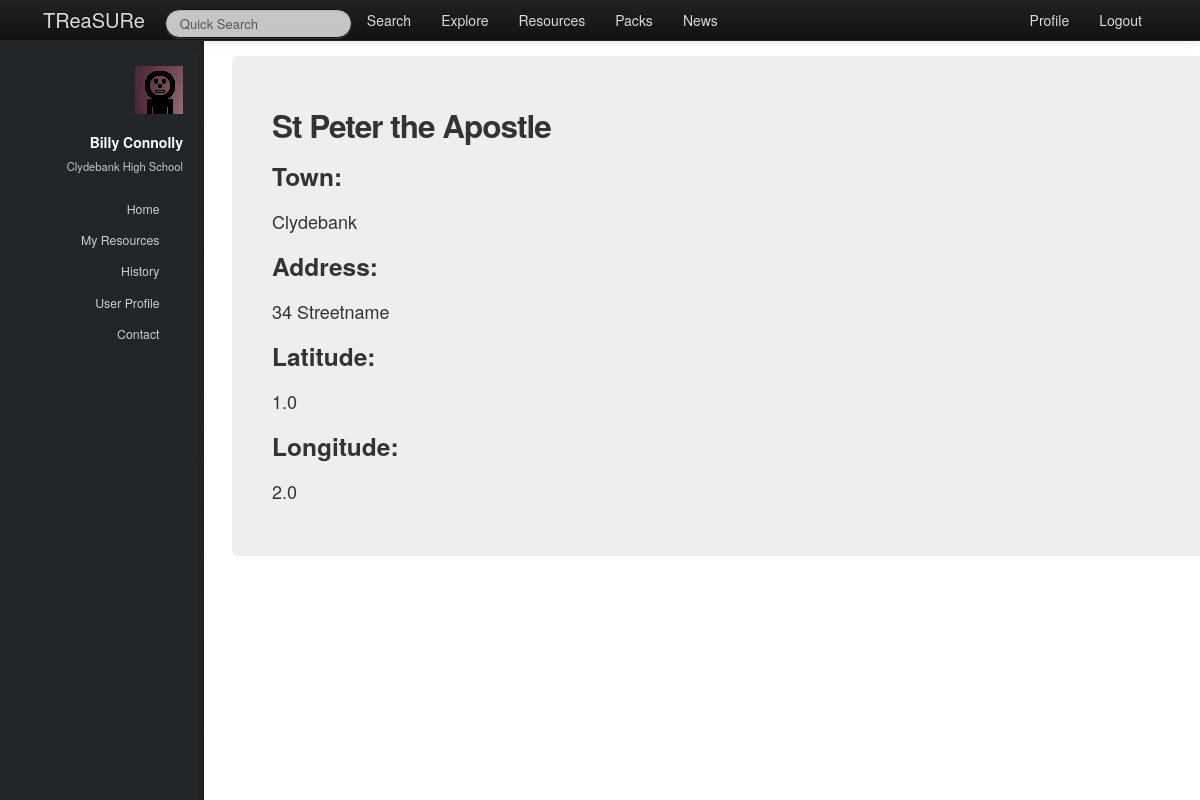
The app's page /treasure/school/2/ (signed in) with its own data.
### treasure/models.py (models this page shows, shortened)
class Teacher(models.Model):
    user = models.OneToOneField(User)
    firstname = models.CharField(max_length=128)
    surname = models.CharField(max_length=128)
    school = models.ForeignKey(School, null=True)
    hubs = models.ManyToManyField(Hub, null=True)

class School(models.Model):
    name = models.CharField(max_length=128)
    town = models.CharField(max_length=128)
    address = models.TextField()
    latitude = models.FloatField()
    longitude = models.FloatField()
    def __unicode__(self):
        return self.name

### treasure/views.py (the view)
# urls.py: url(r'^school/(?P<school_id>\w+)/$', views.school_view, name='school_view'),
@login_required
def school_view(request, school_id):
    context = RequestContext(request)
    context_dict = sidebar(request)
    try:
        this_school = School.objects.get(id=school_id)
        context_dict['school_name'] = this_school.name
        context_dict['town'] = this_school.town
        context_dict['address'] = this_school.address
        context_dict['lat'] = this_school.latitude
        context_dict['lon'] = this_school.longitude
        context_dict['school'] = this_school
    except School.DoesNotExist:
        pass
    return render_to_response('treasure/school.html', context_dict, context)

### treasure/views.py (called while the page is built)
def sidebar(request):
    context_dict = {}
    try:
        userid = request.user.id
        teacher = Teacher.objects.get(user = userid)
        context_dict['user_firstname'] = teacher.firstname
        context_dict['user_surname'] = teacher.surname
        context_dict['user_school'] = teacher.school
    except Teacher.DoesNotExist:
        context_dict['user_firstname'] = ""
        context_dict['user_surname'] = ""
        context_dict['school'] = ""
    return context_dict

### templates/treasure/school.html (shortened to what this page needs)
{% extends 'treasure/base.html' %}
{% load static %}
{% block body_block %}
<div class="hero-unit">
    <div class="row-fluid">
        {% if school %}
            <h2>{{ school_name }}</h2>
            <h3>Town:</h3>
            <p>{{ town }}</p>
            <h3>Address:</h3>
            <p>{{ address }}</p>
            <h3>Latitude:</h3>
            <p>{{ lat }}</p>
            <h3>Longitude:</h3>
            <p>{{ lon }}</p>
        {% else %}
            No school at this url.<br>
        {% endif %}
    </div>
</div>
{% endblock %}

### templates/treasure/base.html (shortened to what this page needs)
<!DOCTYPE html>
{% load static %}
<html>
    <head>
		<link rel="stylesheet" href="http://cdn.datatables.net/1.10.2/css/jquery.dataTables.min.css"></style>
        <link href="{% static 'css/bootstrap-fluid-adj.css' %}" rel="stylesheet">
        <link href="{% static 'sidebar/css/main.css' %}" rel="stylesheet">
        <link href="{% static 'css/bootstrap.min.css' %}" rel="stylesheet" media="screen">
        <link rel="stylesheet" href="http://getbootstrap.com/examples/sticky-footer-navbar/sticky-footer-navbar.css">
        <link href="{% static 'css/bootstrap-responsive.css' %}" rel="stylesheet">
        <link href="{% static 'css/treasure.css' %}" rel="stylesheet">
    </head>
    <body>
        <div class="navbar navbar-inverse navbar-fixed-top">
           <div class="navbar-inner">
               <div class="container">
                   <a class="brand" href="/treasure/">TReaSURe</a>
                   <div class="nav-collapse collapse">
                       <ul class="nav pull-right">
                            {% if user.is_authenticated %}
                                <li><a href="/treasure/profile">Profile</a></li>
                            	<li><a href="/treasure/logout">Logout</a></li>
                            {% else %}
                            	<li><a href="/treasure/login">Login</a></li>
                            	<li><a href="/treasure/register">Register</a></li>
                            {% endif %}
                       </ul>
                       <ul class="nav">
                       {% if user.is_authenticated %}
                           <form class="navbar-search pull-left" action="">
						 		<input class="search-query span2" placeholder="Quick Search" type="text">
						   </form>
                           <li><a href="/treasure/search">Search</a></li>
                           <li><a href="/treasure/explore">Explore</a></li>
                           <li><a href="/treasure/resources">Resources</a></li>
                           <li><a href="/treasure/packs">Packs</a></li>
                       {% endif %}
                           <li><a href="/treasure/about">News</a></li>
                       </ul>
                   </div>
               </div>
           </div>
        </div>
        <div>
				<div id="header">
					<div class="top">
                       {% if user.is_authenticated %}
							<div id="logo">
								<span class="image avatar48"><img src="{% static 'images/avatar.jpg' %}" alt="user avatar" /></span>
								<h1 id="title">{{ user_firstname }} {{ user_surname }}</h1>
								<p>{{ user_school }}</p>
							</div>
	                   {% endif %}
                        <nav id="nav">
							<ul>
								{% if user.is_authenticated %}
									<li><a href="/treasure/" id="home-link" class="skel-layers-ignoreHref"><span>Home</span></a></li>
									<li><a href="/treasure/resources" class="skel-layers-ignoreHref"><span>My Resources</span></a></li>
									<li><a href="/treasure/about" class="skel-layers-ignoreHref"><span>History</span></a></li>
									<li><a href="/treasure/profile" class="skel-layers-ignoreHref"><span>User Profile</span></a></li>
									<li><a href="#contact" class="skel-layers-ignoreHref"><span>Contact</span></a></li>
								{% else %}
									<li><a href="/treasure/login"><span>Login</span></a></li>
									<li><a href="/treasure/register" class="skel-layers-ignoreHref"><span>Register</span></a></li>
								{% endif %}
							</ul>
						</nav>
					</div>
				</div>
			<div id="main">
				<section id="MainPage">
                    <div class="container">
                        {% block body_block%}{% endblock%}
                    </div>
                </section>
            </div>
        </div>
    </body>
</html>

### static/css/treasure.css (style rules this page uses)
a { text-decoration:underline; }
.brand { text-decoration:none; }
form input[type="text"], form input[type="email"], form input[type="password"], form select, form textarea { height: auto !important; }
.hero-unit { padding: 40px; }
.navbar-inverse .brand,.navbar-inverse .nav>li>a { color:#ddd; }
.navbar-inverse .brand { color:#ddd; }
#nav ul li a { color: rgba(207, 207, 207, 1); }
#logo p { color: rgba(198, 198, 198, 1); }

### records on screen
Teacher: firstname "Billy", surname "Connolly"
School: name "Clydebank High School"
School: name "St Peter the Apostle", town "Clydebank", address "34 Streetname", latitude "1.0", longitude "2.0"
